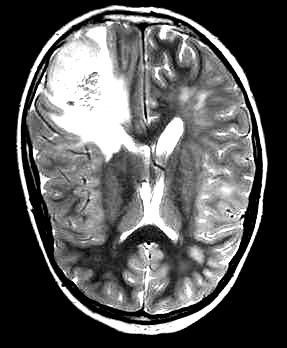
#> input picture Models Code/Kaggle/Br35H-Mask-RCNN/TRAIN/y0.jpg, 287 x 348 px, found by its file name
$ jupyter execute --allow-errors Test.ipynb
#> lines starting #> are read from the running program, lines starting #| are printed output that depends on the picture; pictures that were not available may be replaced by others from this repository, and a replacement may not be noted
[cell 1]
import numpy as np
import pandas as pd
import seaborn as sn
import cv2
import matplotlib.pyplot as plt

[cell 2]
img = cv2.imread('yes//y0.jpg')
#> img is the input picture: shape (348, 287, 3); min 0, max 255, mean 89.2
img.shape
#> Out = (348, 287, 3)

[cell 3]
plt.imshow(img)

[cell 4]
# Wavelet Transform

import numpy as np
import pywt
import cv2

def w2d(img, mode='haar', level=1):
    imArray = img
    #Datatype conversions
    #convert to grayscale
    imArray = cv2.cvtColor( imArray,cv2.COLOR_RGB2GRAY )
    #convert to float
    imArray =  np.float32(imArray)
    imArray /= 255;
    # compute coefficients
    coeffs=pywt.wavedec2(imArray, mode, level=level)

    #Process Coefficients
    coeffs_H=list(coeffs)
    coeffs_H[0] *= 0;

    # reconstruction
    imArray_H=pywt.waverec2(coeffs_H, mode);
    imArray_H *= 255;
    imArray_H =  np.uint8(imArray_H)

    return imArray_H

[cell 5]
class_dict = {'yes':1,'no':0}

[cell 6]
import os
d = os.listdir()
path = []
path.append(os.listdir('.\\Kaggle\\yes'))
path.append(os.listdir('.\\Kaggle\\no'))
path = {'yes':path[0],'no':path[1]}

[cell 7]
x,y = [],[]
s = r"C:\Users\Sneh\Documents\Project\Brain Tumor Detection\Kaggle"
classification_dict = {'yes':1,'no':0}
for i in path.keys():
    for j in path[i]:
        img = cv2.imread(s + '\\' + i + '\\' + j)
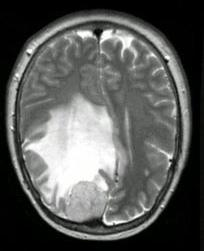
#> input picture Models Code/Kaggle/Br35H-Mask-RCNN/TRAIN/y106.jpg, 204 x 251 px, found by its file name
#> img is the input picture: shape (251, 204, 3); mean B, G, R 89.8, 91.7, 90.4
        scalled_raw_img = cv2.resize(img, (64, 64))
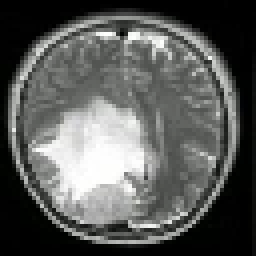
#> scalled_raw_img: shape (64, 64, 3) (shown 4 times larger); mean B, G, R 89.7, 91.6, 90.4
        img_har = w2d(img,'haar',6)
#> in w2d, `coeffs=pywt.wavedec2(imArray, mode, level=level)`: coeffs = 7 items
#> in w2d, `imArray_H=pywt.waverec2(coeffs_H, mode);`:
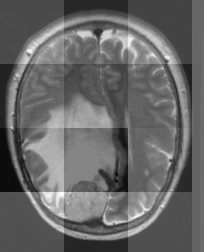
#> imArray_H: shape (252, 204) float32; min -0.593, max 0.871, mean 0.00287; drawn with min black and max white
#> in w2d, `imArray_H =  np.uint8(imArray_H)`:
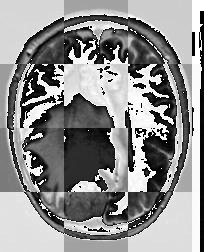
#> imArray_H: shape (252, 204); min 0, max 255, mean 142.2
        scalled_img_har = cv2.resize(img_har, (64, 64))
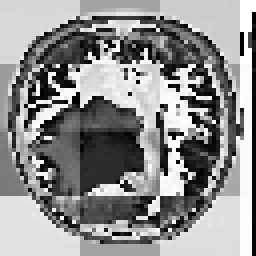
#> scalled_img_har: shape (64, 64) (shown 4 times larger); min 0, max 255, mean 142.3
        combined_img = np.vstack((scalled_raw_img.reshape(64*64*3,1),scalled_img_har.reshape(64*64,1)))
#> combined_img = 16384 values, max 255 at index 1615, min 0 at index 0, mean 103.5
        x.append(combined_img)
        y.append(classification_dict[i])

#> (a cell that did not finish here is left out)

[cell 9]
x = np.array(x).reshape(len(x),16384).astype(float)
x.shape
#> Out = (2, 16384)

[cell 10]
import sys
sys.getsizeof(x)
#> Out = 262272

[cell 11]
from sklearn.svm import SVC
from sklearn.preprocessing import StandardScaler
from sklearn.model_selection import train_test_split
from sklearn.pipeline import Pipeline
from sklearn.metrics import classification_report

[cell 12]
X_train, X_test, y_train, y_test = train_test_split(x, y,test_size=0.2 ,random_state=0)
#> y_train = [1]; y_test = [0]

# pipe = Pipeline([('scaler', StandardScaler()), ('svc', SVC(kernel = 'rbf', C = 10))])
# pipe.fit(X_train, y_train)
# pipe.score(X_test, y_test)
